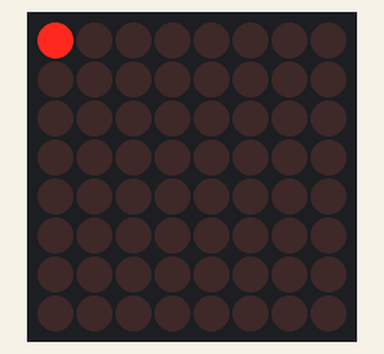
Simulated run of this sketch. Board: Arduino Uno, built with avr-gcc and run on an emulated ATmega328P. Shown: 8×8 LED matrix.

Above: at 0.1 s.
At 1.1 s:
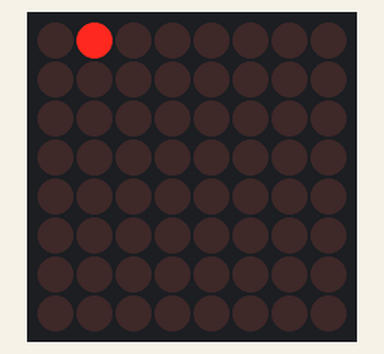
At 2.1 s:
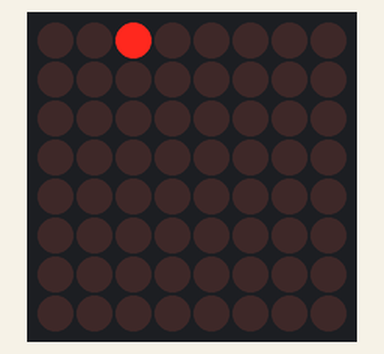
At 3.1 s:
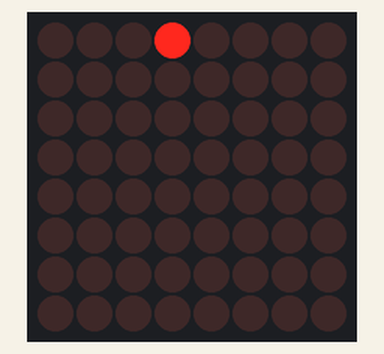
At 4.1 s:
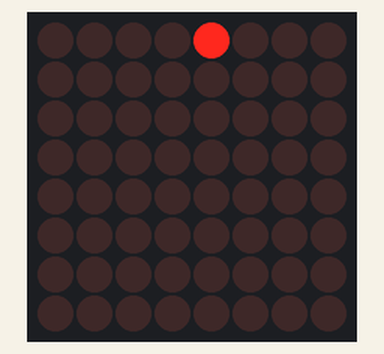
At 7.6 s:
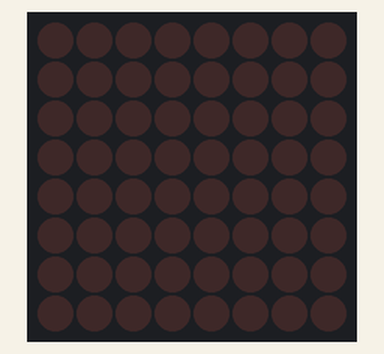

The sketch:

t5.ino
```cpp
#include "LedControl.h"


LedControl lc = LedControl(12,11,10,1);


void setup()
{
  lc.shutdown(0,false);
  lc.setIntensity(0,8);
  lc.clearDisplay(0);
}

void loop()
{
  for(int i=0;i<8;i++){
    lc.setLed(0,0,i,HIGH);
    delay(500);
    lc.setLed(0,0,i,LOW);
    delay(500);
  }

}
  
```

Measured:
- by itself, everything shown: repeats every 8.0 s, in 16 steps
- what the display in image 1 shows lasts 0.5 s, from 1.0 s to 1.5 s
